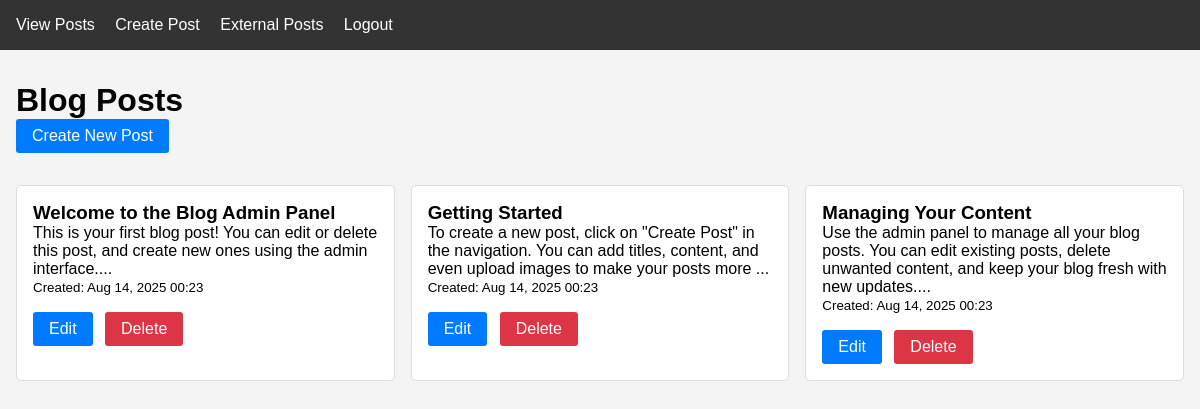
Screenshot of /posts.php (signed in) with the database file from the repository.
### tables this page shows
CREATE TABLE posts (
    id INT AUTO_INCREMENT PRIMARY KEY,
    title VARCHAR(255) NOT NULL,
    content TEXT NOT NULL,
    image VARCHAR(255),
    created_at TIMESTAMP DEFAULT CURRENT_TIMESTAMP
);

### config.php (called while the page is built, shortened)
<?php
function isLoggedIn() {
    return isset($_SESSION['user_id']);
}
?>

### posts.php (the view, shortened to what this page needs)
<?php
require_once 'config.php';
require_once 'header.php';
require_once 'footer.php';
$db = new Database();
$conn = $db->connect();
$stmt = $conn->prepare("SELECT * FROM posts ORDER BY created_at DESC");
$stmt->execute();
$posts = $stmt->fetchAll(PDO::FETCH_ASSOC);
renderHeader("All Posts");
?>
<div class='container'>
    <h1>Blog Posts</h1>
    <a href='create_post.php' class='btn' style='margin-bottom: 2rem;'>Create New Post</a>
    <?php if (empty($posts)): ?>
        <div class='card'>
            <p>No posts found. <a href='create_post.php'>Create your first post</a>!</p>
        </div>
    <?php else: ?>
        <div class='post-grid'>
            <?php foreach ($posts as $post): ?>
                <div class='post-item'>
                    <h3><?php echo htmlspecialchars($post['title']); ?></h3>
                    <p><?php echo substr(htmlspecialchars($post['content']), 0, 150); ?>...</p>
                    <p><small>Created: <?php echo date('M d, Y H:i', strtotime($post['created_at'])); ?></small></p>
                    <div class='post-actions'>
                        <a href='edit_post.php?id=<?php echo $post['id']; ?>' class='btn'>Edit</a>
                        <a href='posts.php?delete=<?php echo $post['id']; ?>' class='btn btn-danger'
                           onclick='return confirm("Are you sure you want to delete this post?")'>Delete</a>
                    </div>
                </div>
            <?php endforeach; ?>
        </div>
    <?php endif; ?>
</div>
<?php renderFooter(); ?>

### header.php
<?php
function renderHeader($title = "Blog Admin") {
    echo "<!DOCTYPE html>
    <html lang='en'>
    <head>
        <meta charset='UTF-8'>
        <meta name='viewport' content='width=device-width, initial-scale=1.0'>
        <title>$title</title>
        <style>
            * { margin: 0; padding: 0; box-sizing: border-box; }
            body { font-family: Arial, sans-serif; background: #f4f4f4; }
            .navbar { background: #333; color: white; padding: 1rem; }
            .navbar a { color: white; text-decoration: none; margin-right: 1rem; }
            .navbar a:hover { text-decoration: underline; }
            .container { max-width: 1200px; margin: 2rem auto; padding: 0 1rem; }
            .card { background: white; padding: 2rem; margin: 1rem 0; border-radius: 5px; box-shadow: 0 2px 5px rgba(0,0,0,0.1); }
            .form-group { margin: 1rem 0; }
            .form-group label { display: block; margin-bottom: 0.5rem; font-weight: bold; }
            .form-group input, .form-group textarea { width: 100%; padding: 0.5rem; border: 1px solid #ddd; border-radius: 3px; }
            .btn { padding: 0.5rem 1rem; background: #007bff; color: white; border: none; border-radius: 3px; cursor: pointer; text-decoration: none; display: inline-block; }
            .btn:hover { background: #0056b3; }
            .btn-danger { background: #dc3545; }
            .btn-danger:hover { background: #c82333; }
            .btn-secondary { background: #6c757d; }
            .btn-secondary:hover { background: #5a6268; }
            .alert { padding: 1rem; margin: 1rem 0; border-radius: 3px; }
            .alert-success { background: #d4edda; color: #155724; border: 1px solid #c3e6cb; }
            .alert-error { background: #f8d7da; color: #721c24; border: 1px solid #f5c6cb; }
            .post-grid { display: grid; grid-template-columns: repeat(auto-fill, minmax(300px, 1fr)); gap: 1rem; }
            .post-item { border: 1px solid #ddd; padding: 1rem; border-radius: 5px; background: white; }
            .post-item img { width: 100%; max-height: 200px; object-fit: cover; margin-bottom: 1rem; border-radius: 3px; }
            .post-actions { margin-top: 1rem; }
            .post-actions a { margin-right: 0.5rem; }
            textarea { resize: vertical; min-height: 120px; }
        </style>
    </head>
    <body>";
    if (isLoggedIn()) {
        echo "<nav class='navbar'>
            <a href='posts.php'>View Posts</a>
            <a href='create_post.php'>Create Post</a>
            <a href='api_posts.php'>External Posts</a>
            <a href='logout.php'>Logout</a>
        </nav>";
    }
}
?>

### footer.php
<?php
function renderFooter() {
    echo "</body></html>";
}
?>

### header.php (style rules this page uses)
* { margin: 0; padding: 0; box-sizing: border-box; }
body { font-family: Arial, sans-serif; background: #f4f4f4; }
.navbar { background: #333; color: white; padding: 1rem; }
.navbar a { color: white; text-decoration: none; margin-right: 1rem; }
.container { max-width: 1200px; margin: 2rem auto; padding: 0 1rem; }
.btn { padding: 0.5rem 1rem; background: #007bff; color: white; border: none; border-radius: 3px; cursor: pointer; text-decoration: none; display: inline-block; }
.btn-danger { background: #dc3545; }
.post-grid { display: grid; grid-template-columns: repeat(auto-fill, minmax(300px, 1fr)); gap: 1rem; }
.post-item { border: 1px solid #ddd; padding: 1rem; border-radius: 5px; background: white; }
.post-actions { margin-top: 1rem; }
.post-actions a { margin-right: 0.5rem; }

### rows the page displays
posts: title "Welcome to the Blog Admin Panel", content "This is your first blog post! You can edit or delete this post, and create new ones using the admin interface.", created_at "Aug 14, 2025 00:23"
posts: title "Getting Started", content "To create a new post, click on \"Create Post\" in the navigation. You can add titles, content, and even upload images to make your posts more", created_at "Aug 14, 2025 00:23"
posts: title "Managing Your Content", content "Use the admin panel to manage all your blog posts. You can edit existing posts, delete unwanted content, and keep your blog fresh with new updates.", created_at "Aug 14, 2025 00:23"
